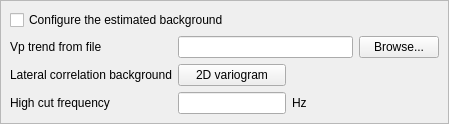
         <widget class="QFrame" name="backgroundEstimateFrame">
          <property name="frameShape">
           <enum>QFrame::StyledPanel</enum>
          </property>
          <property name="frameShadow">
           <enum>QFrame::Raised</enum>
          </property>
          <layout class="QGridLayout">
           <property name="margin">
            <number>9</number>
           </property>
           <property name="spacing">
            <number>6</number>
           </property>
           <item row="2" column="0">
            <widget class="QLabel" name="lateralCorrelationLabel">
             <property name="toolTip">
              <string>2D variogram used for the lateral correlation in the elastic parameters in the estimated backgrond model, used for krigin of wells.</string>
             </property>
             <property name="text">
              <string>Lateral correlation background</string>
             </property>
            </widget>
           </item>
           <item row="1" column="0">
            <widget class="QLabel" name="velocityFieldLabel">
             <property name="toolTip">
              <string>A storm grid file giving a velocity field used as a base for vp in background estimation</string>
             </property>
             <property name="text">
              <string>Vp trend from file</string>
             </property>
             <property name="buddy">
              <cstring>velocityFieldPriorFileLineEdit</cstring>
             </property>
            </widget>
           </item>
           <item row="3" column="0">
            <widget class="QLabel" name="highCutFrequencyLabel">
             <property name="toolTip">
              <string>The maximum frequency in the estimated background model.</string>
             </property>
             <property name="text">
              <string>High cut frequency</string>
             </property>
             <property name="buddy">
              <cstring>highCutFrequencyLineEdit</cstring>
             </property>
            </widget>
           </item>
           <item row="3" column="3">
            <spacer>
             <property name="orientation">
              <enum>Qt::Horizontal</enum>
             </property>
             <property name="sizeHint" stdset="0">
              <size>
               <width>40</width>
               <height>20</height>
              </size>
             </property>
            </spacer>
           </item>
           <item row="3" column="1">
            <widget class="QLineEdit" name="highCutFrequencyLineEdit">
             <property name="toolTip">
              <string>The maximum frequency in the estimated background model.</string>
             </property>
            </widget>
           </item>
           <item row="2" column="1">
            <widget class="QPushButton" name="lateralCorrelationBackgroundPushButton">
             <property name="toolTip">
              <string>2D variogram used for the lateral correlation in the elastic parameters in the estimated backgrond model, used for krigin of wells.</string>
             </property>
             <property name="text">
              <string>2D variogram</string>
             </property>
            </widget>
           </item>
           <item row="3" column="2">
            <widget class="QLabel" name="hzLabel">
             <property name="text">
              <string>Hz</string>
             </property>
            </widget>
           </item>
           <item row="3" column="4">
            <spacer>
             <property name="orientation">
              <enum>Qt::Horizontal</enum>
             </property>
             <property name="sizeHint" stdset="0">
              <size>
               <width>40</width>
               <height>20</height>
              </size>
             </property>
            </spacer>
           </item>
           <item row="1" column="4">
            <widget class="QPushButton" name="velocityFieldPriorFileBrowsePushButton">
             <property name="sizePolicy">
              <sizepolicy hsizetype="Maximum" vsizetype="Fixed">
               <horstretch>0</horstretch>
               <verstretch>0</verstretch>
              </sizepolicy>
             </property>
             <property name="minimumSize">
              <size>
               <width>0</width>
               <height>0</height>
              </size>
             </property>
             <property name="maximumSize">
              <size>
               <width>92</width>
               <height>16777215</height>
              </size>
             </property>
             <property name="toolTip">
              <string>A storm grid file giving a velocity field used as a base for vp in background estimation</string>
             </property>
             <property name="text">
              <string>Browse...</string>
             </property>
            </widget>
           </item>
           <item row="1" column="1" colspan="3">
            <widget class="QLineEdit" name="velocityFieldPriorFileLineEdit">
             <property name="toolTip">
              <string>A storm grid file giving a velocity field used as a base for vp in background estimation</string>
             </property>
            </widget>
           </item>
           <item row="0" column="0" colspan="2">
            <widget class="QCheckBox" name="backgroundEstimatedConfigurationCheckBox">
             <property name="toolTip">
              <string>It is possible the specify several parameters for estimation of background.</string>
             </property>
             <property name="text">
              <string>Configure the estimated background</string>
             </property>
            </widget>
           </item>
          </layout>
         </widget>
